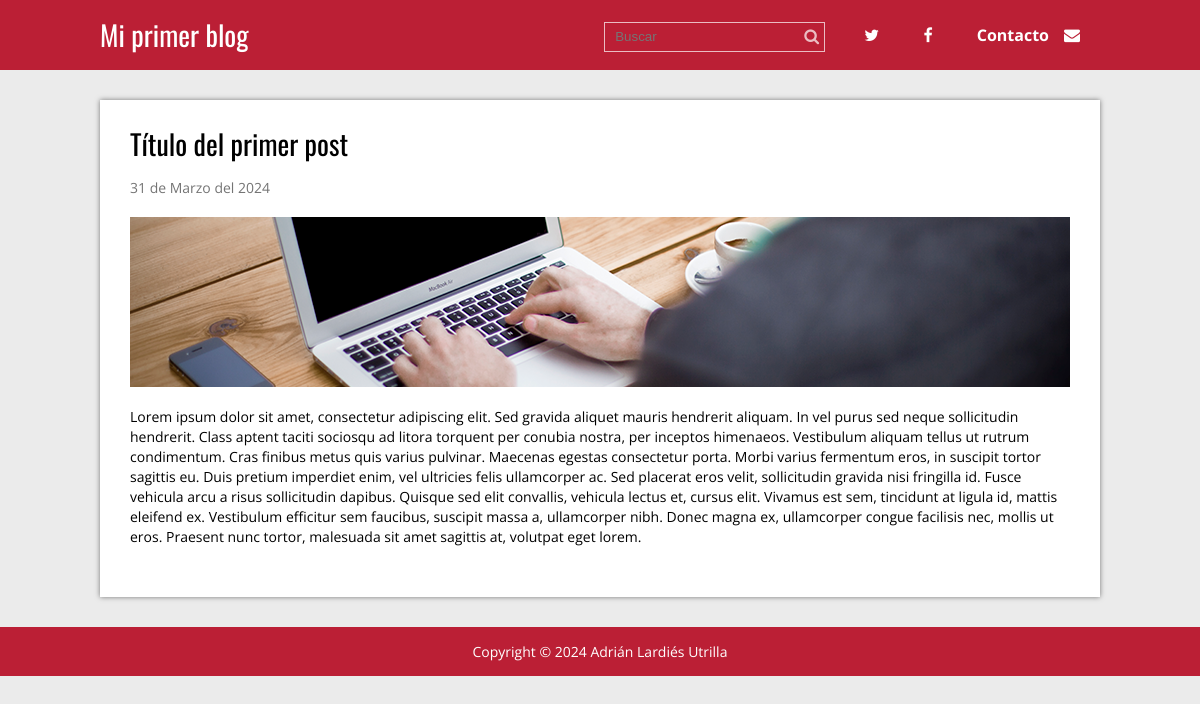
Page /single.php?id=1 on the committed database.
### tables this page shows
CREATE TABLE `articulos` (
  `id` int(11) NOT NULL,
  `titulo` varchar(200) NOT NULL,
  `extracto` varchar(200) NOT NULL,
  `fecha` timestamp NOT NULL DEFAULT current_timestamp(),
  `texto` text NOT NULL,
  `thumb` varchar(50) NOT NULL
);

### single.php (called while the page is built, shortened)
<?php
require 'admin/config.php';
require 'functions.php';
$conexion = conexion($bd_config);
$id_articulo = id_articulo($_GET['id']);
$post = obtener_post_por_id($conexion, $id_articulo);
$post = $post[0];
require 'views/single.view.php';
?>

### functions.php (called while the page is built, shortened)
<?php
function limpiarDatos($datos){
	$datos = trim($datos);
	$datos = stripslashes($datos);
	$datos = htmlspecialchars($datos);
    return $datos;
}
function obtener_post_por_id($conexion, $id){
	$resultado = $conexion->query("SELECT * FROM articulos WHERE id = $id LIMIT 1");
	$resultado = $resultado->fetchAll();
	return ($resultado) ? $resultado : false;
}
function id_articulo($id){
	return (int)limpiarDatos($id);
}
function fecha($fecha){
	$timestamp = strtotime($fecha);
	$meses = ['Enero', 'Febrero', 'Marzo', 'Abril', 'Mayo', 'Junio', 'Julio', 'Agosto', 'Septiembre', 'Octubre', 'Noviembre', 'Diciembre'];
	$dia = date('d', $timestamp);
	$mes = date('m', $timestamp) - 1;
	$year = date('Y', $timestamp);
	$fecha = $dia . ' de ' . $meses[$mes] . ' del ' . $year;
	return $fecha;
}
?>

### views/single.view.php (the view)
<?php require 'header.php' ?>
	<div class="contenedor">
		<section class="post">
			<article>
				<h2 class="titulo"><?php echo $post['titulo'] ?></h2>
				<p class="fecha"><p class="fecha"><?php echo fecha($post['fecha']); ?></p></p>
				<div class="thumb">
					<img src="./imagenes/<?php echo $post['thumb']; ?>" alt="<?php echo $post['titulo'] ?>">
				</div>
				<p class="extracto"><?php echo nl2br($post['texto']); ?></p>
			</article>
		</section>
	</div>
<?php require 'footer.php'; ?>

### css/estilos.css (style rules this page uses)
* { margin: 0; padding: 0; -webkit-box-sizing: border-box; -moz-box-sizing: border-box; box-sizing: border-box; }
body { font-size: 16px; font-family: 'Open Sans', sans-serif; background: #ebebeb; }
h1, h2, h3, h4, h5, h6 { font-family: "Oswald", Arial, Sans-serif; font-weight: normal; }
.contenedor { max-width: 1000px; width: 90%; margin: auto; }
.post { width: 100%; background: #fff; box-shadow: 0px 0px 5px rgba(0,0,0, .5); margin-bottom: 30px; padding: 30px; }
.post article .titulo { font-family: "Oswald", Arial, Sans-serif; font-size: 28px; font-weight: normal; line-height: 28px; margin-bottom: 10px; }
.post article .fecha { color:#747474; font-size: 14px; margin-bottom: 20px; }
.post article .thumb { margin-bottom: 20px; }
.post article .thumb img { vertical-align: top; width: 100%; }
.post article .extracto { font-size: 14px; line-height: 20px; margin-bottom: 20px; }

### rows in the picture
articulos: titulo "Título del primer post", fecha "31 de Marzo del 2024", thumb (picture), texto "Lorem ipsum dolor sit amet, consectetur adipiscing elit. Sed gravida aliquet mauris hendrerit aliquam. In vel purus sed neque sollicitudin hendrerit. Class aptent taciti sociosqu ad litora torquent per conubia nostra, per inceptos himenaeos. Vestibulum aliquam tellus ut rutrum condimentum. Cras finibus metus quis varius pulvinar. Maecenas egestas consectetur porta. Morbi varius fermentum eros, in suscipit tortor sagittis eu. Duis pretium imperdiet enim, vel ultricies felis ullamcorper ac. Sed placerat eros velit, sollicitudin gravida nisi fringilla id. Fusce vehicula arcu a risus sollicitudin dapibus. Quisque sed elit convallis, vehicula lectus et, cursus elit. Vivamus est sem, tincidunt at…"
